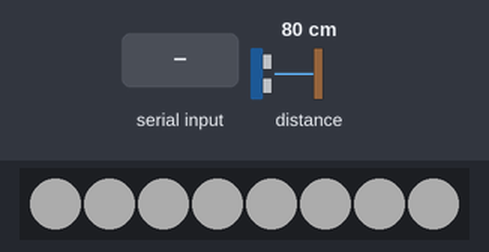
The sketch below on a simulated Arduino Uno, built with avr-gcc and run on an emulated ATmega328P. Shown: 8 RGB LEDs in strip order, left to right. The inputs (shaded band) are chosen by the test bench; at power-on: distance to the obstacle 80 cm. Dim RGB values are drawn brighter than linear.

Above: at 1.2 s.
1.3 s: "A" received over Serial
At 1.9 s:
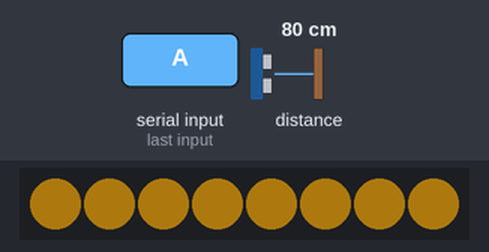
2.8 s: "Q" received over Serial
At 3.5 s:
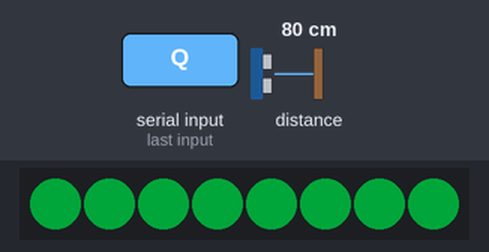
4.4 s: "E" received over Serial
At 5.1 s:
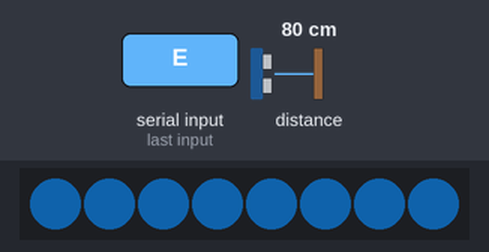
6.1 s: "R" received over Serial
At 6.7 s:
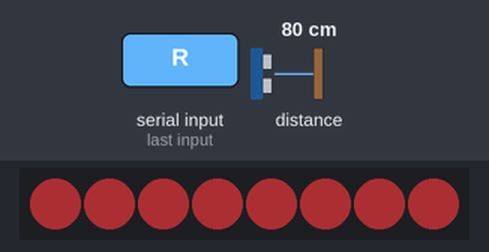
7.7 s: "W" received over Serial
At 8.3 s:
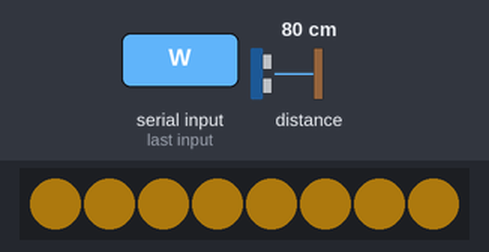
Timing chart, 0 to 10.3 s (numbered marks = the images above; inputs shaded):
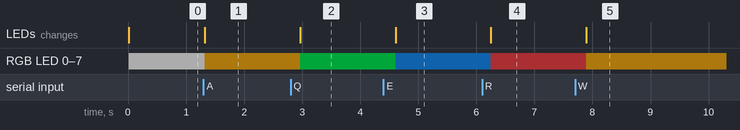

Measured:
- after the input at 1.3 s, RGB LED 0–7: RGB(49, 49, 49) → RGB(50, 35, 4) at once; the LEDs: change at once (image 1)
- after the input at 2.8 s, RGB LED 0–7: RGB(50, 35, 4) → RGB(0, 41, 14) after 0.16 s; the LEDs: change after 0.16 s (image 2)
- after the input at 4.4 s, RGB LED 0–7: RGB(0, 41, 14) → RGB(4, 27, 47) after 0.21 s; the LEDs: change after 0.21 s (image 3)
- after the input at 6.1 s, RGB LED 0–7: RGB(4, 27, 47) → RGB(48, 13, 14) after 0.15 s; the LEDs: change after 0.15 s (image 4)
- after the input at 7.7 s, RGB LED 0–7: RGB(48, 13, 14) → RGB(50, 35, 4) after 0.19 s; the LEDs: change after 0.19 s (image 5)

The sketch:

Spring_controller.ino
```cpp
#include <Wire.h>
#include "Adafruit_VL6180X.h"
#include <Adafruit_NeoPixel.h>
#ifdef __AVR__
#include <avr/power.h>
#endif

Adafruit_VL6180X vl = Adafruit_VL6180X();

#define neoPixelPin 8
#define numNeoPixels 8

Adafruit_NeoPixel pixels = Adafruit_NeoPixel(numNeoPixels, neoPixelPin, NEO_GRB + NEO_KHZ800);

uint32_t green = pixels.Color(0, 255, 0);
uint32_t black = pixels.Color(0, 0, 0);
uint32_t blue = pixels.Color(0, 0, 255);
uint32_t red = pixels.Color(255, 0, 0);

int lastReading = 43; //last reading
int restReading = 52; //Reading when spring is at rest
int maxReading = 103; //maximum Reading the spring can go until

char pixelColorKeys[] = {'Q', 'W', 'E', 'R'};
uint32_t pixelColor[] = {green, black, blue, red};

int furthestReading = 34; //Reading the user has pulled until. When no one touches it is 34.

uint8_t currentReading;

boolean inRestRange = true;

unsigned long lastDebounceTime = 0;  // the last time the output pin was toggled
unsigned long debounceDelay = 60;
char inByte;

void setup() {
  Serial.begin(9600);
  pixels.begin();
  setNeoPixelColor(0, 0, 0);
  // wait for serial port to open on native usb devices
  while (!Serial) {
    delay(1);
  }

  if (! vl.begin()) {
    //    Serial.println("Failed to find sensor");
    while (1);
  }

  setNeoPixelColor(250, 250, 250);
  //  Serial.println('Q');

}

void loop() {

  currentReading = vl.readRange();
  uint8_t status = vl.readRangeStatus();
  if (status == VL6180X_ERROR_NONE) { //if no errors
    getReadingValues();
  } else {
  }


  if (Serial.available() > 0) {
    inByte = Serial.read();
    //    Serial.print("inByte: ");
    //    Serial.print(inByte);

    if (inByte == 'A') {
      setNeoPixelColor(253, 180, 21);
      //blink neopixels
    }

    else if (inByte == 'Q') {
      setNeoPixelColor(0, 208, 75);
      // set pixel color green
    }
    else if (inByte == 'W') {
      setNeoPixelColor(253, 180, 21);
      // set pixel color black
    }
    else if (inByte == 'E') {
      setNeoPixelColor(25, 138, 236);
      // set pixel color blue
    }
    else if (inByte == 'R') {
      setNeoPixelColor(243, 69, 74);
      // set pixel color red
    }
  }
   delay(100);
    }

  /*
    if (Serial.available() > 0) {
      inChar = (char)Serial.read();

      if (inChar == 'Q') { //reading that bottom line velocity is 0
        setNeoPixelColor(253, 180, 21); //set the next neopixel(yellow)
        Serial.println('W'); //send that it is yellow's
      }

      else if (inChar == 'W') {
        setNeoPixelColor(25, 138, 236);
        Serial.println('E');
      }

      else if (inChar == 'E') {
        setNeoPixelColor(243, 69, 74);
        Serial.println('R');
      }

      else if (inChar == 'R') {
        setNeoPixelColor(0, 148, 75);
        Serial.println('Q');
      }

    }

    delay(100);
    }
  */
  void getReadingValues() {
    //find out the range of rest values ` 32 to 41

    //  if ( 45 <= currentReading <= 53) {
    //    inRestRange = true;
    //  }
    //  if (currentReading > 43) {
    //    inRestRange = false;
    //  }

    if (currentReading != lastReading) { //if there is a change in reading
      if (currentReading <= restReading && furthestReading >= 55) {
        Serial.println(furthestReading);
        delay(500);
        furthestReading = 48;
      }

      if (furthestReading < currentReading) {
        furthestReading = currentReading;
      }
    }
    delay(100);
    lastReading = currentReading;
  }

  void setNeoPixelColor(int r, int g, int b) {
    for (int i = 0; i < numNeoPixels; i++) {
      pixels.setPixelColor(i, pixels.Color(r, g, b));
      pixels.setBrightness(50);
    }
    pixels.show();
    delay(10);
  }

  //check example sketch for additional error code
```
